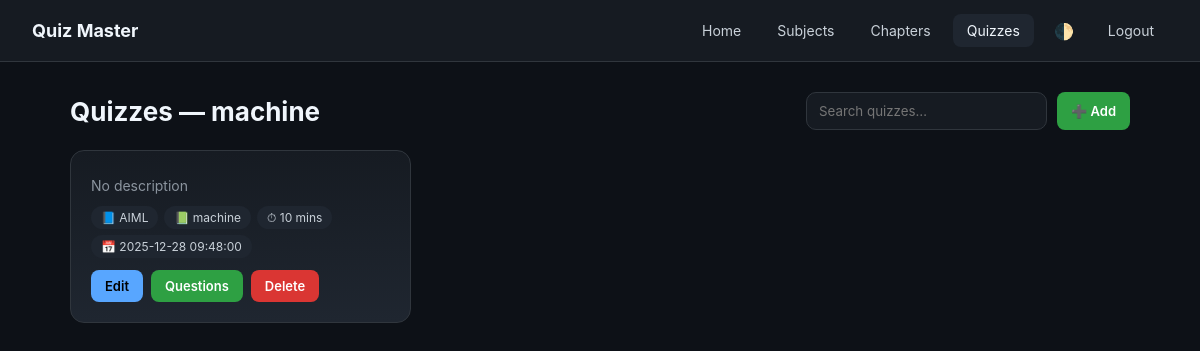
Page /teacher/chapters/1/quizzes (signed in) on the earlier database version.
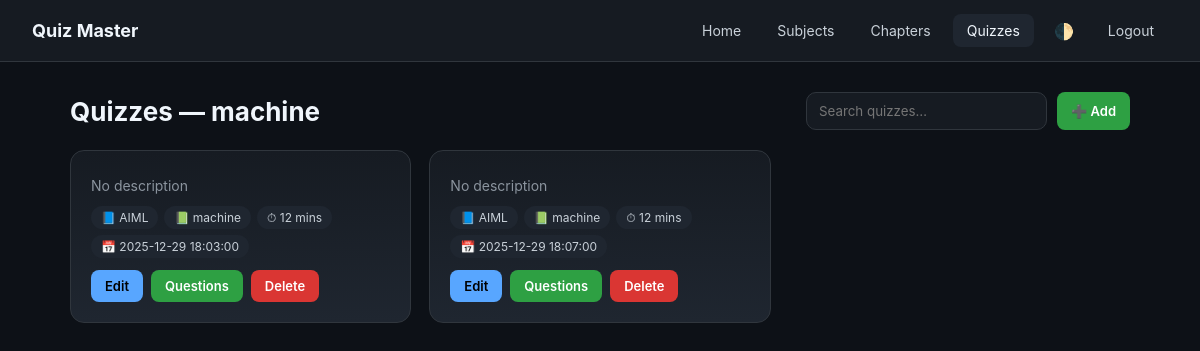
Same page on the later database version.
### controller/models.py (models this page shows)
class Quiz(db.Model):
    __tablename__ = "quiz"
    quiz_id = db.Column(db.Integer, primary_key=True)
    chapter_id = db.Column(
        db.Integer,
        db.ForeignKey("chapter.chapter_id"),
        nullable=False
    )
    scheduled_date = db.Column(db.DateTime, nullable=False)
    duration = db.Column(db.Integer, nullable=False)  # minutes
    status = db.Column(db.String(20), default="active")
    questions = db.relationship(
        "Question",
        backref="quiz",
        cascade="all, delete-orphan"
    )
    attempts = db.relationship(
        "QuizAttempt",
        backref="quiz",
        cascade="all, delete-orphan"
    )

class Subject(db.Model):
    __tablename__ = "subject"
    subject_id = db.Column(db.Integer, primary_key=True)
    name = db.Column(db.String(100), unique=True, nullable=False)
    description = db.Column(db.Text)
    created_at = db.Column(db.DateTime, default=datetime.utcnow)
    chapters = db.relationship(
        "Chapter",
        backref="subject",
        cascade="all, delete-orphan"
    )

class Chapter(db.Model):
    __tablename__ = "chapter"
    chapter_id = db.Column(db.Integer, primary_key=True)
    subject_id = db.Column(
        db.Integer,
        db.ForeignKey("subject.subject_id"),
        nullable=False
    )
    name = db.Column(db.String(100), nullable=False)
    description = db.Column(db.Text)
    quizzes = db.relationship(
        "Quiz",
        backref="chapter",
        cascade="all, delete-orphan"
    )

### main.py (the view)
@app.route("/teacher/chapters/<int:chapter_id>/quizzes")
@login_required
@role_required("teacher")
def teacher_quizzes(chapter_id):
    chapter = Chapter.query.get_or_404(chapter_id)
    subject = Subject.query.get_or_404(chapter.subject_id)
    quizzes = Quiz.query.filter_by(chapter_id=chapter_id).all()
    return render_template(
        "teacher/quizzes.html",
        chapter=chapter,
        subject=subject,   # ✅ THIS FIXES THE ERROR
        quizzes=quizzes
    )

### main.py (called while the page is built)
def login_required(f):
    @wraps(f)
    def wrapper(*args, **kwargs):
        if "user_id" not in session:
            flash("Please login first")
            return redirect(url_for("login"))
        return f(*args, **kwargs)
    return wrapper

def role_required(required_role):
    def decorator(f):
        @wraps(f)
        def wrapper(*args, **kwargs):
            if session.get("role") != required_role:
                flash("Unauthorized access")
                return redirect(url_for("login"))
            return f(*args, **kwargs)
        return wrapper
    return decorator

### templates/TEACHER/quizzes.html (shortened to what this page needs)
<!DOCTYPE html>
<html lang="en">
<head>
</head>
<body>
<nav class="navbar">
    <div class="brand">Quiz Master</div>
    <div class="nav-links">
        <a class="nav-link" href="{{ url_for('teacher_dashboard') }}">Home</a>
        <a class="nav-link" href="{{ url_for('teacher_subjects') }}">Subjects</a>
        <a class="nav-link"
           href="{{ url_for('teacher_chapters', subject_id=subject.subject_id) }}">
            Chapters
        </a>
        <a class="nav-link active">Quizzes</a>
        <span class="theme-toggle" onclick="toggleTheme()">🌓</span>
        <a class="nav-link" href="{{ url_for('logout') }}">Logout</a>
    </div>
</nav>
<div class="container">
    <div class="header">
        <h1>Quizzes — {{ chapter.name }}</h1>
        <div class="search-box">
            <input type="text" placeholder="Search quizzes…" onkeyup="filterQuizzes(this.value)">
            <button class="btn-primary" onclick="openModal()">➕ Add</button>
        </div>
    </div>
    {% if quizzes %}
    <div class="grid">
        {% for q in quizzes %}
        <div class="card quiz-card"
             data-name="{{ q.title|lower }}"
             data-title="{{ q.title }}"
             data-description="{{ q.description }}"
             data-duration="{{ q.duration }}"
             data-date="{{ q.scheduled_date|replace(' ', 'T') }}"
             data-edit-url="{{ url_for('edit_quiz', quiz_id=q.quiz_id) }}">
            <p>{{ q.description or "No description" }}</p>
            <div class="badges">
                <div class="badge">📘 {{ subject.name }}</div>
                <div class="badge">📗 {{ chapter.name }}</div>
                <div class="badge">⏱ {{ q.duration }} mins</div>
                <div class="badge">📅 {{ q.scheduled_date }}</div>
            </div>
            <div class="actions">
                <button class="btn-secondary" onclick="editQuiz(this)">Edit</button>
                <a href="{{ url_for('teacher_questions', quiz_id=q.quiz_id) }}">
                    <button class="btn-primary">Questions</button>
                </a>
                <form method="POST"
                      action="{{ url_for('delete_quiz', quiz_id=q.quiz_id) }}"
                      onsubmit="return confirm('Delete this quiz? All questions will be removed.');">
                    <button class="btn-danger">Delete</button>
                </form>
            </div>
        </div>
        {% endfor %}
    </div>
    {% else %}
    <div class="empty">No quizzes yet.</div>
    {% endif %}
</div>
</body>
</html>

Differences in the rows shown:
changed Quiz (number 1 of 2 on the later page): duration "10" → "12"; scheduled_date "2025-12-28 09:48:00" → "2025-12-29 18:03:00"
now on this page (row edited): Quiz: description "No description", {{ subject.name }} "AIML", {{ chapter.name }} "machine", duration "12", scheduled_date "2025-12-29 18:07:00"
